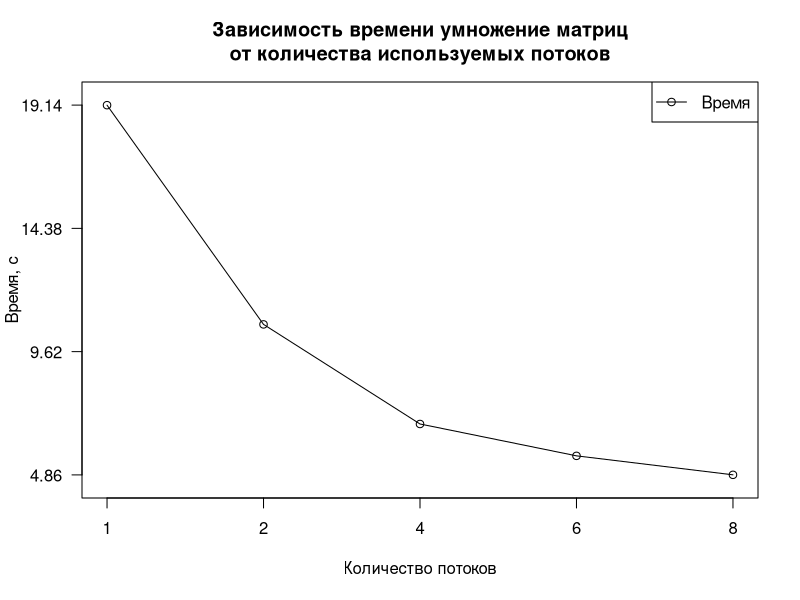

Source code (R):
threads <- c( 1, 2, 4, 6, 8 )
time <- c( 19.1375, 10.6722, 6.82628, 5.59582, 4.8632 )

png( filename = "~/Documents/Diploma/Theory/Paper/Figures/ThreadsNumberTime.png",
  height = 600,
  width = 800,
  bg = "white"
)

plot( time,
  type = "o",
  ylim = c( min( time ) - c( 0.3 ),
            max( time ) + c( 0.3 )
          ),
  axes = FALSE,
  ann = FALSE
)

axis( 1,
  at = 1 : length( time ),
  lab = threads
)

axis( 2,
  las = 1,
  at = round( seq( from = min( time ),
    to = max( time ),
    length.out = 4 ),
  2 )
)

box()

title( main = "Зависимость времени умножение матриц\nот количества используемых потоков" )
title( xlab = "Количество потоков" )
title( ylab = "Время, с" )

legend( "topright",
  max( time ),
  "Время",
  pch = 21,
  lty = 1
)

dev.off()
